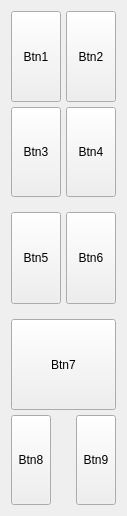
<?xml version="1.0" encoding="UTF-8"?>
<ui version="4.0">
 <class>Form</class>
 <widget class="QWidget" name="Form">
  <property name="geometry">
   <rect>
    <x>0</x>
    <y>0</y>
    <width>127</width>
    <height>516</height>
   </rect>
  </property>
  <property name="sizePolicy">
   <sizepolicy hsizetype="MinimumExpanding" vsizetype="MinimumExpanding">
    <horstretch>0</horstretch>
    <verstretch>0</verstretch>
   </sizepolicy>
  </property>
  <property name="windowTitle">
   <string>Form</string>
  </property>
  <layout class="QVBoxLayout" name="verticalLayout_2" stretch="2,1,2">
   <property name="spacing">
    <number>15</number>
   </property>
   <property name="sizeConstraint">
    <enum>QLayout::SetDefaultConstraint</enum>
   </property>
   <item>
    <layout class="QGridLayout" name="gridLayout">
     <property name="spacing">
      <number>5</number>
     </property>
     <item row="0" column="0">
      <widget class="QToolButton" name="toolButton_1">
       <property name="sizePolicy">
        <sizepolicy hsizetype="Minimum" vsizetype="Minimum">
         <horstretch>0</horstretch>
         <verstretch>0</verstretch>
        </sizepolicy>
       </property>
       <property name="minimumSize">
        <size>
         <width>50</width>
         <height>90</height>
        </size>
       </property>
       <property name="maximumSize">
        <size>
         <width>16777215</width>
         <height>16777215</height>
        </size>
       </property>
       <property name="text">
        <string>Btn1</string>
       </property>
       <property name="iconSize">
        <size>
         <width>40</width>
         <height>40</height>
        </size>
       </property>
      </widget>
     </item>
     <item row="0" column="1">
      <widget class="QToolButton" name="toolButton_2">
       <property name="sizePolicy">
        <sizepolicy hsizetype="Minimum" vsizetype="Minimum">
         <horstretch>0</horstretch>
         <verstretch>0</verstretch>
        </sizepolicy>
       </property>
       <property name="minimumSize">
        <size>
         <width>50</width>
         <height>90</height>
        </size>
       </property>
       <property name="maximumSize">
        <size>
         <width>16777215</width>
         <height>16777215</height>
        </size>
       </property>
       <property name="text">
        <string>Btn2</string>
       </property>
       <property name="iconSize">
        <size>
         <width>40</width>
         <height>40</height>
        </size>
       </property>
      </widget>
     </item>
     <item row="1" column="0">
      <widget class="QToolButton" name="toolButton_3">
       <property name="sizePolicy">
        <sizepolicy hsizetype="Minimum" vsizetype="Minimum">
         <horstretch>0</horstretch>
         <verstretch>0</verstretch>
        </sizepolicy>
       </property>
       <property name="minimumSize">
        <size>
         <width>50</width>
         <height>90</height>
        </size>
       </property>
       <property name="maximumSize">
        <size>
         <width>16777215</width>
         <height>16777215</height>
        </size>
       </property>
       <property name="text">
        <string>Btn3</string>
       </property>
       <property name="iconSize">
        <size>
         <width>40</width>
         <height>40</height>
        </size>
       </property>
      </widget>
     </item>
     <item row="1" column="1">
      <widget class="QToolButton" name="toolButton_4">
       <property name="sizePolicy">
        <sizepolicy hsizetype="Minimum" vsizetype="Minimum">
         <horstretch>0</horstretch>
         <verstretch>0</verstretch>
        </sizepolicy>
       </property>
       <property name="minimumSize">
        <size>
         <width>50</width>
         <height>90</height>
        </size>
       </property>
       <property name="maximumSize">
        <size>
         <width>16777215</width>
         <height>16777215</height>
        </size>
       </property>
       <property name="text">
        <string>Btn4</string>
       </property>
       <property name="iconSize">
        <size>
         <width>40</width>
         <height>40</height>
        </size>
       </property>
      </widget>
     </item>
    </layout>
   </item>
   <item>
    <layout class="QHBoxLayout" name="horizontalLayout">
     <property name="spacing">
      <number>5</number>
     </property>
     <item>
      <widget class="QToolButton" name="toolButton_5">
       <property name="sizePolicy">
        <sizepolicy hsizetype="Minimum" vsizetype="Minimum">
         <horstretch>0</horstretch>
         <verstretch>0</verstretch>
        </sizepolicy>
       </property>
       <property name="minimumSize">
        <size>
         <width>50</width>
         <height>90</height>
        </size>
       </property>
       <property name="maximumSize">
        <size>
         <width>16777215</width>
         <height>16777215</height>
        </size>
       </property>
       <property name="text">
        <string>Btn5</string>
       </property>
       <property name="iconSize">
        <size>
         <width>40</width>
         <height>40</height>
        </size>
       </property>
      </widget>
     </item>
     <item>
      <widget class="QToolButton" name="toolButton_6">
       <property name="sizePolicy">
        <sizepolicy hsizetype="Minimum" vsizetype="Minimum">
         <horstretch>0</horstretch>
         <verstretch>0</verstretch>
        </sizepolicy>
       </property>
       <property name="minimumSize">
        <size>
         <width>50</width>
         <height>90</height>
        </size>
       </property>
       <property name="maximumSize">
        <size>
         <width>16777215</width>
         <height>16777215</height>
        </size>
       </property>
       <property name="text">
        <string>Btn6</string>
       </property>
       <property name="iconSize">
        <size>
         <width>40</width>
         <height>40</height>
        </size>
       </property>
      </widget>
     </item>
    </layout>
   </item>
   <item>
    <layout class="QVBoxLayout" name="verticalLayout">
     <property name="spacing">
      <number>5</number>
     </property>
     <item alignment="Qt::AlignHCenter">
      <widget class="QToolButton" name="toolButton_7">
       <property name="sizePolicy">
        <sizepolicy hsizetype="Minimum" vsizetype="Minimum">
         <horstretch>0</horstretch>
         <verstretch>0</verstretch>
        </sizepolicy>
       </property>
       <property name="minimumSize">
        <size>
         <width>105</width>
         <height>90</height>
        </size>
       </property>
       <property name="maximumSize">
        <size>
         <width>16777215</width>
         <height>16777215</height>
        </size>
       </property>
       <property name="text">
        <string>Btn7</string>
       </property>
       <property name="iconSize">
        <size>
         <width>40</width>
         <height>40</height>
        </size>
       </property>
      </widget>
     </item>
     <item>
      <layout class="QHBoxLayout" name="horizontalLayout_2" stretch="8,3,8">
       <property name="spacing">
        <number>5</number>
       </property>
       <item>
        <widget class="QToolButton" name="toolButton_8">
         <property name="sizePolicy">
          <sizepolicy hsizetype="Minimum" vsizetype="Minimum">
           <horstretch>0</horstretch>
           <verstretch>0</verstretch>
          </sizepolicy>
         </property>
         <property name="minimumSize">
          <size>
           <width>40</width>
           <height>90</height>
          </size>
         </property>
         <property name="maximumSize">
          <size>
           <width>16777215</width>
           <height>16777215</height>
          </size>
         </property>
         <property name="text">
          <string>Btn8</string>
         </property>
         <property name="iconSize">
          <size>
           <width>30</width>
           <height>30</height>
          </size>
         </property>
        </widget>
       </item>
       <item>
        <widget class="QWidget" name="scroller" native="true">
         <property name="sizePolicy">
          <sizepolicy hsizetype="Minimum" vsizetype="Minimum">
           <horstretch>0</horstretch>
           <verstretch>0</verstretch>
          </sizepolicy>
         </property>
         <property name="minimumSize">
          <size>
           <width>15</width>
           <height>90</height>
          </size>
         </property>
         <property name="maximumSize">
          <size>
           <width>16777215</width>
           <height>16777215</height>
          </size>
         </property>
        </widget>
       </item>
       <item>
        <widget class="QToolButton" name="toolButton_9">
         <property name="sizePolicy">
          <sizepolicy hsizetype="Minimum" vsizetype="Minimum">
           <horstretch>0</horstretch>
           <verstretch>0</verstretch>
          </sizepolicy>
         </property>
         <property name="minimumSize">
          <size>
           <width>40</width>
           <height>90</height>
          </size>
         </property>
         <property name="maximumSize">
          <size>
           <width>16777215</width>
           <height>16777215</height>
          </size>
         </property>
         <property name="text">
          <string>Btn9</string>
         </property>
         <property name="iconSize">
          <size>
           <width>30</width>
           <height>30</height>
          </size>
         </property>
        </widget>
       </item>
      </layout>
     </item>
    </layout>
   </item>
  </layout>
 </widget>
 <resources/>
 <connections/>
</ui>
